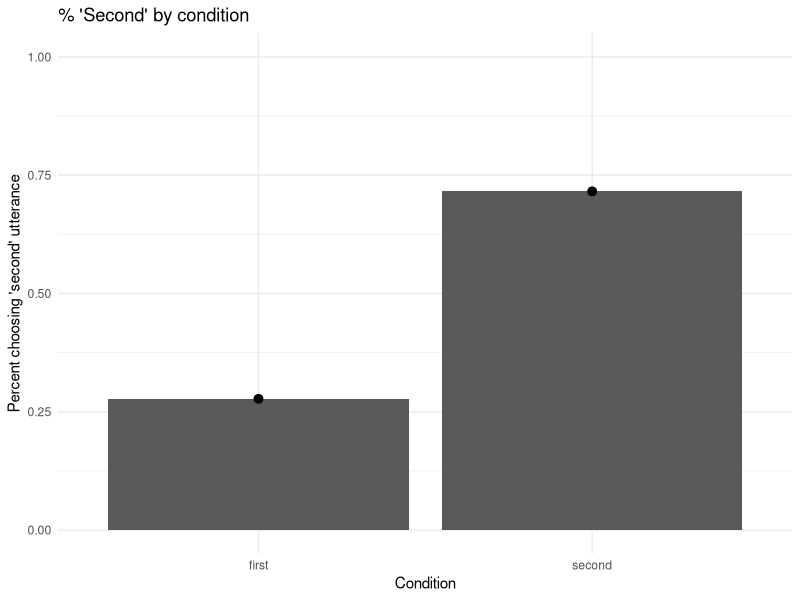

Reproduce this figure in R. (Note: this script raises an error after producing the figure.)
## ---- chunk 1
library(tidyverse)
library(forcats)
library(lme4)
## ---- chunk 2
dat = read.csv("../../data/exp1/experiment1_concat_full.csv")

coded = filter(dat, answer %in% c("first", "second"))

coded$speaker = fct_recode(coded$speaker,
                           "S1" = "Danny",
                           "S2" = "Karen",
                           "S3" = "Katie",
                           "S4" = "Maiyi",
                           "S5" = "Nimish")


coded$form = fct_recode(coded$form, 
                        "conventional" = "modal",
                        "non-conventional" = "indirect")
## ---- chunk 3
coded$Order = coded$trial_index - 6

## ---- chunk 4
length(unique(coded$subject))
table(coded$speaker, coded$form)
## ---- chunk 5
temp_demo = distinct(coded, subject, Gender, Age, Native_Speaker)
## ---- chunk 6
mean(temp_demo$Age)
sd(temp_demo$Age)
range(temp_demo$Age)
## ---- chunk 7
table(temp_demo$Gender)
## ---- chunk 8
table(temp_demo$Native_Speaker)
## ---- chunk 9
coded = coded %>%
  filter(Native_Speaker == "Yes")
## ---- chunk 10
mean(coded$correct)
sd(coded$correct)
## ---- chunk 11
coded %>%
  ggplot(aes(x = answer, y = button_pressed)) +
  geom_bar(stat="summary", position="dodge", fun.y="mean") +
  stat_summary (fun.y = function(x){mean(x)},
                fun.ymin = function(x){mean(x) - 1*sd(x)/sqrt(length(x))},
                fun.ymax = function(x){mean(x) + 1*sd(x)/sqrt(length(x))},
                geom= 'pointrange', 
                position=position_dodge(width=0.95)) +
  theme_minimal() +
  ggtitle("% 'Second' by condition") +
  xlab("Condition") +
  ylab("Percent choosing 'second' utterance") +
  scale_y_continuous(limits = c(0, 1))
## ---- chunk 12
m1 = glmer(data=coded, response ~ answer + (1 + answer | stimNum) +
             (1 + answer | subject),
           control=glmerControl(optimizer="bobyqa"),
         family=binomial())

m1.reduced =glmer(data=coded, response ~ (1 + answer | stimNum) +
                    (1 + answer | subject),
                  control=glmerControl(optimizer="bobyqa"),
                    family=binomial())

anova(m1,m1.reduced)
## ---- chunk 13
coded %>%
  ggplot(aes(x = speaker, y = correct, fill = form)) +
  geom_bar(stat="summary", position="dodge", fun.y="mean") +
  stat_summary (fun.y = function(x){mean(x)},
                fun.ymin = function(x){mean(x) - 1*sd(x)/sqrt(length(x))},
                fun.ymax = function(x){mean(x) + 1*sd(x)/sqrt(length(x))},
                geom= 'pointrange', 
                position=position_dodge(width=0.95)) +
  theme_minimal() +
  labs(x = "Speaker",
       y = "Accuracy",
       title = "Accuracy by form and speaker") +
  geom_hline(yintercept=.5, colour="black", linetype="dotted")
## ---- chunk 14

m1 = glmer(data=coded, correct ~ form*speaker + (1 + speaker | stimNum) +
             (1 + form | subject),
           control=glmerControl(optimizer="bobyqa"),
         family=binomial())

m1.reduced =glmer(data=coded, correct ~ form + speaker + (1 + speaker | stimNum) +
                    (1 + form | subject),
                  control=glmerControl(optimizer="bobyqa"),
                    family=binomial())

m1.reduced.form = glmer(data=coded, correct ~ form + (1 + speaker | stimNum) +
                    (1 + form | subject),
                  control=glmerControl(optimizer="bobyqa"),
                    family=binomial())

m1.reduced.speaker = glmer(data=coded, correct ~ speaker + (1 + speaker | stimNum) +
                    (1 + form | subject),
                  control=glmerControl(optimizer="bobyqa"),
                    family=binomial())

m1.null = glmer(data=coded, correct ~ (1 + speaker | stimNum) +
                    (1 + form | subject),
                  control=glmerControl(optimizer="bobyqa"),
                    family=binomial())


## ---- chunk 15
anova(m1, m1.reduced)
anova(m1.reduced, m1.reduced.form)
anova(m1.reduced, m1.reduced.speaker)
anova(m1.reduced.form, m1.null)
anova(m1.reduced.speaker, m1.null)
## ---- chunk 16
summ.prosody <- coded %>% group_by(subject, speaker, form) %>% summarise(accuracy = mean(correct))

s = table(summ.prosody$subject, summ.prosody$speaker)

summ.prosody %>%
  ggplot(aes(x = factor(speaker),
             y = factor(subject),
             fill = accuracy)) +
  geom_tile() +
  facet_grid(~form)

summ.prosody %>%
  ggplot(aes(x = speaker,
             y = accuracy,
             fill = form)) +
  geom_boxplot() +
  labs(x = "Speaker",
       y = "Accuracy",
       title = "Accuracy by speaker and form") +
  geom_hline(yintercept = .5, colour = "red", linetype = "dotted") +
  theme_minimal()

  
ggplot(data=summ.prosody, aes(x=accuracy, fill=form)) +
  geom_density(alpha=.7) +
  theme_minimal() +
  geom_vline(xintercept = .5, colour="black", linetype="dotted") +
  facet_grid(~speaker)
## ---- chunk 17
coded %>%
  ggplot(aes(x=Order, y=correct)) +
  geom_point(stat="summary", fun.y="mean") + 
  stat_summary (fun.y = function(x){mean(x)},
                fun.ymin = function(x){mean(x) - 1*sd(x)/sqrt(length(x))},
                fun.ymax = function(x){mean(x) + 1*sd(x)/sqrt(length(x))},
                geom= 'pointrange', 
                position=position_dodge(width=0.95)) +
  theme_minimal() +
  xlab("Order") +
  ylab("Accuracy") +
  geom_smooth(method = "lm") +
  scale_y_continuous(limits=c(0, 1)) +
  geom_vline(xintercept = c(12, 24, 36, 48), linetype = "dotted")

## ---- chunk 18


m1.order =glmer(data=coded, correct ~ Order + (1 | stimNum) +
                    (1 | subject),
                  control=glmerControl(optimizer="bobyqa"),
                  family=binomial())
m1.null =glmer(data=coded, correct ~ (1 | stimNum) +
                    (1 | subject),
                  control=glmerControl(optimizer="bobyqa"),
                  family=binomial())
anova(m1.order,m1.null)
## ---- chunk 19

coded$order_by_block = coded$Order %% 12
table(coded$order_by_block)




m1.order_with_speaker_interaction =glmer(data=coded, correct ~ order_by_block * speaker + (1 | stimNum) +
                    (1 | subject),
                  control=glmerControl(optimizer="bobyqa"),
                  family=binomial())

m1.order_plus_speaker =glmer(data=coded, correct ~ order_by_block + speaker + (1 | stimNum) +
                    (1 | subject),
                  control=glmerControl(optimizer="bobyqa"),
                  family=binomial())


m1.only_speaker =glmer(data=coded, correct ~ speaker + (1 | stimNum) +
                    (1 | subject),
                  control=glmerControl(optimizer="bobyqa"),
                  family=binomial())

m1.order_by_block =glmer(data=coded, correct ~ order_by_block + (1 | stimNum) +
                    (1 | subject),
                  control=glmerControl(optimizer="bobyqa"),
                  family=binomial())

m1.null =glmer(data=coded, correct ~ (1 | stimNum) +
                    (1 | subject),
                  control=glmerControl(optimizer="bobyqa"),
                  family=binomial())

anova(m1.order_with_speaker_interaction, m1.order_plus_speaker)
anova(m1.order_plus_speaker, m1.only_speaker)
anova(m1.order_by_block, m1.null)
## ---- chunk 20
coded %>%
  ggplot(aes(x=order_by_block, y=correct)) +
  geom_point(stat="summary", fun.y="mean") + 
  stat_summary (fun.y = function(x){mean(x)},
                fun.ymin = function(x){mean(x) - 1*sd(x)/sqrt(length(x))},
                fun.ymax = function(x){mean(x) + 1*sd(x)/sqrt(length(x))},
                geom= 'pointrange', 
                position=position_dodge(width=0.95)) +
  theme_minimal() +
  xlab("Order by block") +
  ylab("Accuracy") +
  geom_smooth(method = "lm") +
  scale_y_continuous(limits=c(0, 1))
## ---- chunk 21
coded %>%
  ggplot(aes(x=speaker, y=correct, fill = form)) +
  geom_bar(stat="summary", position="dodge", fun.y="mean") +
  stat_summary (fun.y = function(x){mean(x)},
                fun.ymin = function(x){mean(x) - 1*sd(x)/sqrt(length(x))},
                fun.ymax = function(x){mean(x) + 1*sd(x)/sqrt(length(x))},
                geom= 'pointrange', 
                position=position_dodge(width=0.95)) +
  theme_minimal() +
  ggtitle("Accuracy by form and speaker") +
  xlab("Speaker") +
  ylab("Accuracy") +
  geom_hline(yintercept=.5, colour="black", linetype="dotted") +
  facet_grid(~Gender)
## ---- chunk 22

m1.gender =glmer(data=coded, correct ~ Gender + (1 | stimNum) +
                    (1 | subject),
                  control=glmerControl(optimizer="bobyqa"),
                  family=binomial())
m1.null =glmer(data=coded, correct ~ (1 | stimNum) +
                    (1 | subject),
                  control=glmerControl(optimizer="bobyqa"),
                  family=binomial())

anova(m1.gender,m1.null)
## ---- chunk 23
coded %>%
  ggplot(aes(x=factor(correct), y=Music_Ability)) +
  geom_boxplot() +
  theme_minimal()
## ---- chunk 24

m1.music =glmer(data=coded, correct ~ Music_Ability + (1 | stimNum) +
                    (1 | subject),
                  control=glmerControl(optimizer="bobyqa"),
                  family=binomial())
m1.null =glmer(data=coded, correct ~ (1 | stimNum) +
                    (1 | subject),
                  control=glmerControl(optimizer="bobyqa"),
                  family=binomial())

anova(m1.music,m1.null)
## ---- chunk 25
summ.prosody %>%
  ggplot(aes(x = accuracy)) +
  geom_histogram(bins = 7) +
  labs(title = "Individual differences in accuracy") +
  geom_vline(xintercept = .5, linetype = "dotted") +
  theme_minimal()

summ.prosody %>%
  ggplot(aes(x = accuracy)) +
  geom_histogram(bins = 7) +
  labs(title = "Individual differences in accuracy") +
  geom_vline(xintercept = .5, linetype = "dotted") +
  facet_grid(~form) +
  theme_minimal()


